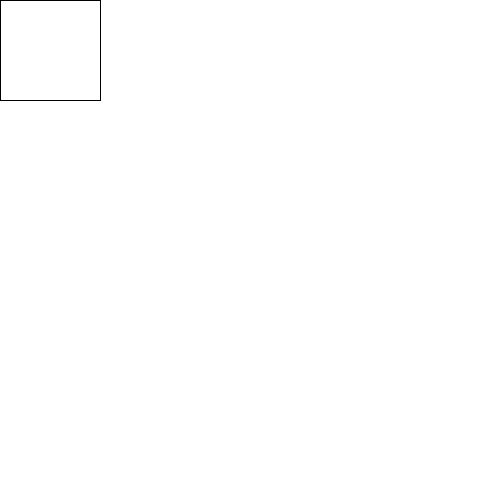
Frame 1 (no input)
Frame 60 (the mouse pressed at the canvas centre just before this capture): identical to frame 1, image omitted
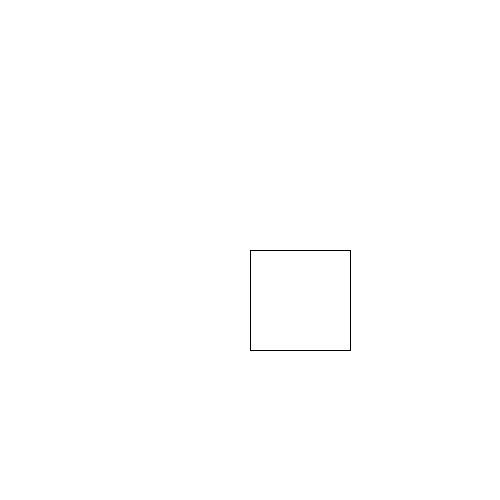
Frame 120 (the mouse held since frame 60 and released just before this capture)

The Processing sketch that drew these frames (run headless with seeded random() and noise(); from frame 60 on, the mouse is pressed at the canvas centre):

// Processing sketch: hello_world
// ── hello_world.pde
void setup(){
    size(500,500);
    print("hello world");
}

void draw(){
    background(255);
    rect(mouseX,mouseY,100, 100);
}
